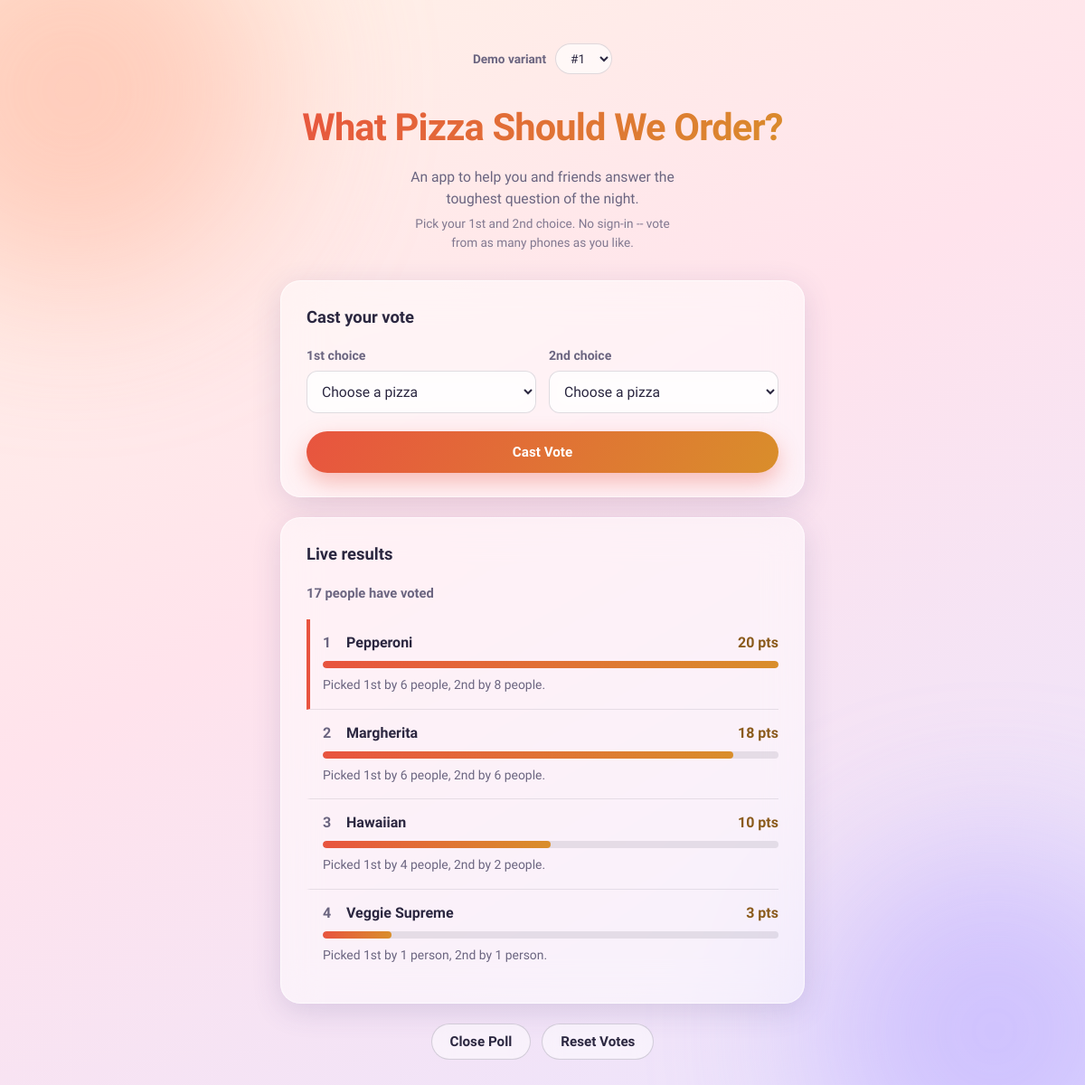
The page / on the database its author committed.
### tables this page shows
CREATE TABLE pizzas (
            id INTEGER PRIMARY KEY AUTOINCREMENT,
            variant TEXT NOT NULL,
            name TEXT NOT NULL COLLATE NOCASE,
            is_permanent INTEGER NOT NULL DEFAULT 0,
            created_at TIMESTAMP DEFAULT CURRENT_TIMESTAMP,
            UNIQUE(variant, name)
        );

### app.py (the view)
@app.route("/")
def index():
    variant = clean_variant(request.args.get("variant", DEFAULT_VARIANT))
    results, total_voters = get_results(variant)
    top_points = results[0]["points"] if results else 0
    winners = [r["name"] for r in results if top_points > 0 and r["points"] == top_points]
    cfg = VARIANTS[variant]
    return render_template(
        "index.html",
        variant=variant,
        variants=VARIANTS,
        allow_custom=cfg["allow_custom"],
        variant_note=cfg["note"],
        weighted=cfg["formula"] is not None,
        always_show_results=cfg["always_show_results"],
        pizzas=get_pizzas(variant),
        results=results,
        total_voters=total_voters,
        closed=is_poll_closed(variant),
        winners=winners,
    )

### app.py (called while the page is built)
def get_db():
    if "db" not in g:
        g.db = sqlite3.connect(DB_PATH)
        g.db.row_factory = sqlite3.Row
    return g.db

def clean_variant(raw):
    return raw if raw in VARIANTS else DEFAULT_VARIANT

def get_pizzas(variant):
    rows = get_db().execute(
        "SELECT name, is_permanent FROM pizzas WHERE variant = ? "
        "ORDER BY is_permanent DESC, name COLLATE NOCASE ASC",
        (variant,),
    ).fetchall()
    return [{"name": r["name"], "pinned": bool(r["is_permanent"])} for r in rows]

def is_poll_closed(variant):
    row = get_db().execute(
        "SELECT is_closed FROM poll_state WHERE variant = ?", (variant,)
    ).fetchone()
    return bool(row["is_closed"]) if row else False

### templates/index.html (shortened to what this page needs)
<!DOCTYPE html>
<html lang="en">
<head>
<link rel="stylesheet" href="{{ url_for('static', filename='style.css') }}">
</head>
<body>
<div class="container">
    <div class="variant-bar">
        <label for="variant-select">Demo variant</label>
        <select id="variant-select" onchange="window.location.href = '/?variant=' + this.value;">
            {% for key, meta in variants.items() %}
            <option value="{{ key }}" {% if key == variant %}selected{% endif %}>{{ meta.label }}</option>
            {% endfor %}
        </select>
    </div>
    <header>
        <h1>What Pizza Should We Order?</h1>
        <p class="subtitle">An app to help you and friends answer the toughest question of the night.</p>
        <p class="subtitle-fine">Pick your 1st and 2nd choice. No sign-in -- vote from as many phones as you like.</p>
    </header>
    {% set filtered_rejections = get_flashed_messages(category_filter=["filtered"]) %}
    {% if not closed %}
    <section class="vote-card">
        <h2>Cast your vote</h2>
        <form action="{{ url_for('vote') }}" method="POST">
            <div class="picks">
                <div class="pick">
                    <label for="first_choice">1st choice</label>
                    <select name="first_choice" id="first_choice" required>
                        <option value="" disabled selected>Choose a pizza</option>
                    </select>
                </div>
                <div class="pick">
                    <label for="second_choice">2nd choice</label>
                    <select name="second_choice" id="second_choice" required>
                        <option value="" disabled selected>Choose a pizza</option>
                    </select>
                </div>
            </div>
            <button type="submit" class="btn btn-primary">Cast Vote</button>
        </form>
    </section>
    {% endif %}
    <section class="results-card">
        <h2>{{ "Final results" if closed else "Live results" }}</h2>
        <div id="results-container">
            {% include "_results.html" %}
        </div>
    </section>
    <footer>
        {% if not closed %}
        <form action="{{ url_for('close_poll') }}" method="POST"
              onsubmit="return confirm('Close the poll? No more votes will be accepted.');">
            <button type="submit" class="btn btn-secondary">Close Poll</button>
        </form>
        {% endif %}
        <form action="{{ url_for('reset_poll') }}" method="POST"
              onsubmit="return confirm('Reset votes? This clears all current votes and any pizzas people added, and reopens the poll if it is closed.');">
            <button type="submit" class="btn btn-secondary">Reset Votes</button>
        </form>
    </footer>
</div>
</body>
</html>

### templates/_results.html
{% if total_voters > 0 or always_show_results %}
<p class="voter-count">
    {{ total_voters }} {{ "person has" if total_voters == 1 else "people have" }} voted
</p>
<div class="results-list">
    {% for r in results %}
    <div class="result-row {% if loop.index == 1 %}leader{% endif %}">
        <div class="result-header">
            <span class="rank">{{ loop.index }}</span>
            <span class="name">{{ r.name }}</span>
            <span class="points">{{ r.points }} pts</span>
        </div>
        <div class="bar-track">
            <div class="bar-fill" style="width: {{ r.pct }}%;"></div>
        </div>
        {% if weighted %}
        <p class="breakdown">
            {{ r.votes }} vote{{ "s" if r.votes != 1 else "" }} &rarr;
            ({{ r.votes }} + {{ r.baseline }}) &times; {{ r.weight }} = {{ r.points }} point{{ "s" if r.points != 1 else "" }}
        </p>
        {% else %}
        <p class="breakdown">
            Picked 1st by {{ r.first }} {{ "person" if r.first == 1 else "people" }}, 2nd by {{ r.second }} {{ "person" if r.second == 1 else "people" }}.
        </p>
        {% endif %}
    </div>
    {% endfor %}
</div>
{% else %}
<p class="empty-state">No votes yet. Be the first to pick.</p>
{% endif %}

### rows shown on the page
pizzas: name "Pepperoni", points "20", {{ r.pct }} 100.0 (drawn), first "6", first "people", second "8", second "people"
pizzas: name "Margherita", points "18", {{ r.pct }} 90.0 (drawn), first "6", first "people", second "6", second "people"
pizzas: name "Hawaiian", points "10", {{ r.pct }} 50.0 (drawn), first "4", first "people", second "2", second "people"
pizzas: name "Veggie Supreme", points "3", {{ r.pct }} 15.0 (drawn), first "1", first "person", second "1", second "person"

### other values the page prints
{{ "Final results" if closed else "Live results" }} "Live results"
{{ total_voters }} "17"
{{ "person has" if total_voters == 1 else "people have" }} "people have"
form field value "#1"
